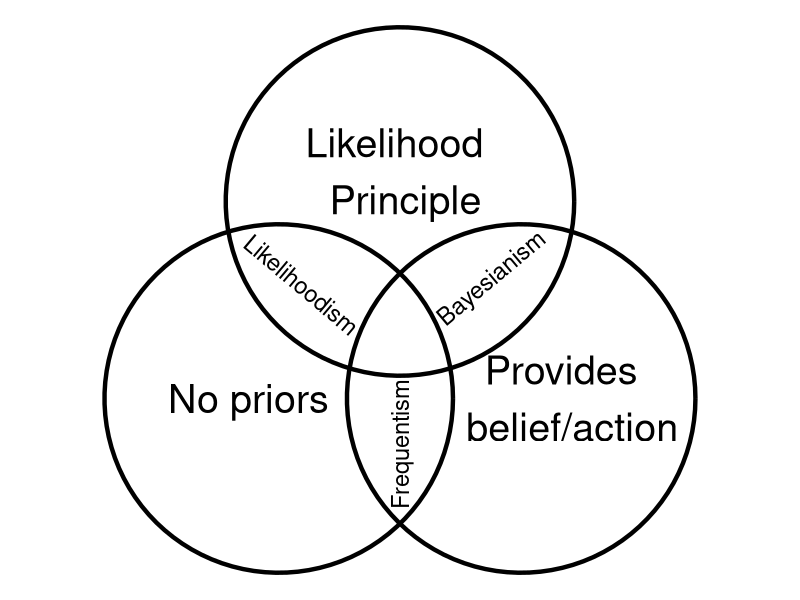
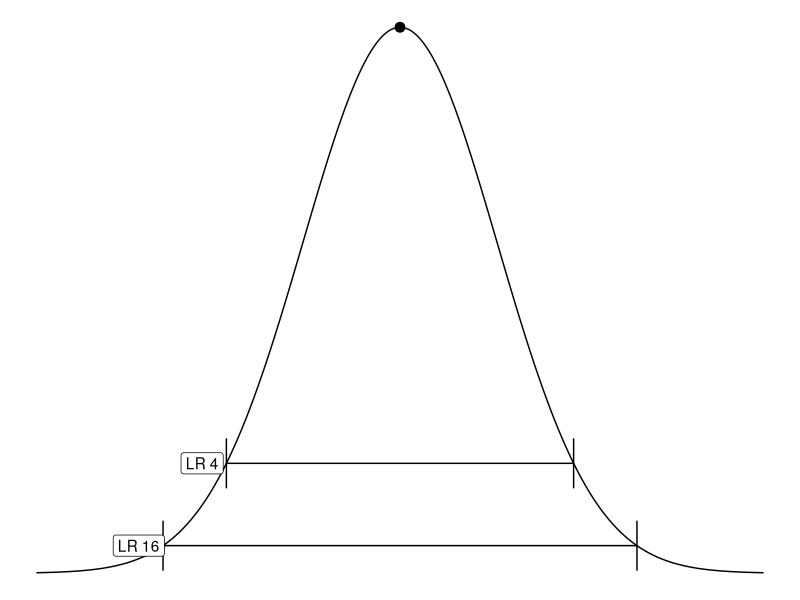

The R source for these figures, in order:
## ---- chunk 1
library(ggplot2)
circleFun <- function(center = c(0,0),diameter = 1, npoints = 100){
  r = diameter / 2
    tt <- seq(0,2*pi,length.out = npoints)
    xx <- center[1] + r * cos(tt)
    yy <- center[2] + r * sin(tt)
    return(data.frame(x = xx, y = yy))
}

circle1 = circleFun(c(0.7, -1), 2.3)
circle2 = circleFun(c(2.3, -1), 2.3)
circle3 = circleFun(c(1.5, 0.3), 2.3)
csize = 1.5
#geom <- path will do open circles, geom <- polygon will do filled circles
ggplot(mapping = aes(x,y)) +
  geom_path(data = circle1, size = csize) +
  geom_path(data = circle2, size = csize) + 
  geom_path(data = circle3, size = csize) + 
  annotate("text", label = "No priors", x = 0.5, y = -1, size = 10) +
  annotate("text", label = "Provides \n belief/action", x = 2.6, y = -1, size = 10) +
  annotate("text", label = "Likelihood \n Principle", x = 1.5, y = 0.5, size = 10) +
  annotate("text", label = "Bayesianism", x = 2.1, y = -0.2, size = 6, angle = 40) +
  annotate("text", label = "Likelihoodism", x = 0.85, y = -0.25, size = 6, angle = -40) +
  annotate("text", label = "Frequentism", x = 1.5, y = -1.3, size = 6, angle = 90) +
  coord_fixed() +
  theme_void()

## ---- chunk 2
n = 1000
library(ggplot2)

x = seq(from = -3, to = 3, length.out = n)
dat = data.frame(x = x, dens = dnorm(x, sd = 0.8))
dat$x = dat$x
dat$lr = dnorm(0) / dat$dens
lr4l = min(dat$x[dat$lr <= 4])
lr4u = max(dat$x[dat$lr <= 4])

# y coordinates for these segments
lr4ly = dat$dens[dat$x == lr4l]
lr4uy = dat$dens[dat$x == lr4u]

lr16l = min(dat$x[dat$lr <= 16])
lr16u = max(dat$x[dat$lr <= 16])

# y coordinates for these segments
lr16ly = dat$dens[dat$x == lr16l]
lr16uy = dat$dens[dat$x == lr16u]

ggplot(dat) +
  geom_line(aes(x = x, y = dens)) +
  annotate("segment", x = lr4l, xend = lr4u, y = lr4ly, yend = lr4uy, arrow = arrow(ends = "both", angle = 90)) +
  annotate("segment", x = lr16l, xend = lr16u, y = lr16ly, yend = lr16uy, arrow = arrow(ends = "both", angle = 90)) +
  annotate("point", x = 0, y = max(dat$dens), size = 3) +
  annotate("label", label = "LR 4", x = lr4l -0.2, y = lr4ly) +
  annotate("label", label = "LR 16", x = lr16l -0.2, y = lr16ly) +
  theme_void()

